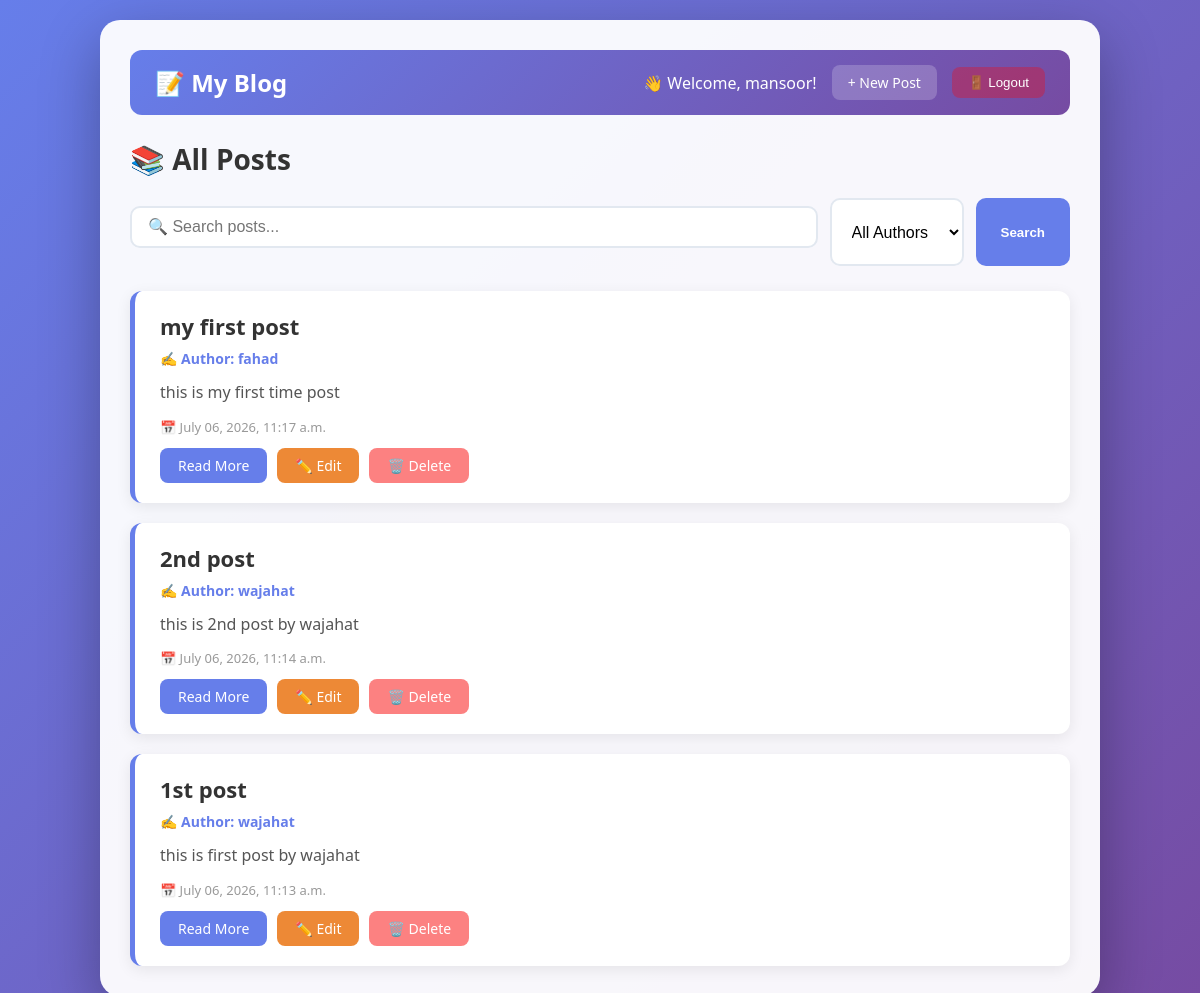
The page / (signed in) on the database its author committed.
### posts/models.py (models this page shows, shortened)
class Post(models.Model):
    title = models.CharField(max_length=200)
    content = models.TextField()
    author=models.ForeignKey(User,on_delete=models.CASCADE,related_name='posts',null=True,blank=True)
    created_at = models.DateTimeField(auto_now_add=True)

### posts/views.py (the view)
# urls.py: path('', PostListView.as_view(),name='home'),
class PostListView(ListView): #all posts
    model=Post
    template_name='posts/home.html'
    context_object_name='posts'
    def get_queryset(self):
        queryset=Post.objects.all()
        search=self.request.GET.get('search') #search
        if search:
            queryset=queryset.filter(title__icontains=search)
        author_id = self.request.GET.get('author')
        if author_id:
            queryset = queryset.filter(author_id=author_id)
        return queryset.order_by('-created_at')
    def get_context_data(self, **kwargs):
        context = super().get_context_data(**kwargs)
        context['authors'] = User.objects.all()
        return context

### blogproj/posts/templates/posts/home.html (shortened to what this page needs)
{% extends 'posts/base.html' %}
{% load static %}
{% block content %}
    <h2 class="page-title">📚 All Posts</h2>
    <form method="GET" action="{% url 'home' %}" class="search-form">
        <input type="text" name="search" placeholder="🔍 Search posts..." value="{{ request.GET.search }}">
        <select name="author">
            <option value="">All Authors</option>
        </select>
        <button type="submit">Search</button>
    </form>
    <div class="posts-grid">
        {% for post in posts %}
            <div class="post">
                <h2>{{ post.title }}</h2>
                <p class="author">✍️ Author: {{ post.author.username }}</p>
                <p class="content">{{ post.content|truncatewords:30 }}</p>
                <p class="meta">📅 {{ post.created_at|date:"F d, Y, h:i a" }}</p>
                <div class="actions">
                    <a href="{% url 'detail' pk=post.pk %}" class="btn btn-primary">Read More</a>
                    {% if user == post.author or user.is_superuser %}
                        <a href="{% url 'edit_post' pk=post.pk %}" class="btn btn-warning">✏️ Edit</a>
                        <a href="{% url 'delete_post' pk=post.pk %}" class="btn btn-danger">🗑️ Delete</a>
                    {% endif %}
                </div>
            </div>
        {% empty %}
            <p>No posts yet. <a href="{% url 'create_post' %}">Create one</a></p>
        {% endfor %}
    </div>
{% endblock %}

### blogproj/posts/templates/posts/base.html (shortened to what this page needs)
{% load static %}
<!DOCTYPE html>
<html>
<head>
    <link rel="stylesheet" type="text/css" href="{% static 'posts/style.css' %}">
</head>
<body>
    <div class="container">
        <div class="nav">
            <h1>📝 My Blog</h1>
            <div class="nav-right">
                {% if user.is_authenticated %}
                    <span class="welcome">👋 Welcome, {{ user.username }}!</span>
                    <a href="{% url 'create_post' %}" class="btn btn-primary" style="background: rgba(255,255,255,0.2);">+ New Post</a>
                    <form action="{% url 'logout' %}" method="POST" style="display: inline; margin: 0;">
                        <button type="submit" class="logout-btn">🚪 Logout</button>
                    </form>
                {% else %}
                    <a href="{% url 'login' %}">🔑 Login</a>
                {% endif %}
            </div>
        </div>
        {% block content %}{% endblock %}
    </div>
</body>
</html>

### posts/static/posts/style.css (style rules this page uses)
* { margin: 0; padding: 0; box-sizing: border-box; }
body { font-family: 'Segoe UI', Tahoma, Geneva, Verdana, sans-serif; background: linear-gradient(135deg, #667eea 0%, #764ba2 100%); min-height: 100vh; padding: 20px; }
.container { max-width: 1000px; margin: 0 auto; background: rgba(255, 255, 255, 0.95); padding: 30px; border-radius: 20px; box-shadow: 0 20px 60px rgba(0,0,0,0.3); }
.nav { display: flex; justify-content: space-between; align-items: center; background: linear-gradient(135deg, #667eea 0%, #764ba2 100%); padding: 15px 25px; border-radius: 12px; color: white; margin-bottom: 25px; flex-wrap: wrap; }
.nav h1 { font-size: 24px; margin: 0; color: white; }
.nav-right { display: flex; align-items: center; gap: 15px; flex-wrap: wrap; }
.nav a { color: white; text-decoration: none; padding: 8px 16px; border-radius: 8px; background: rgba(255,255,255,0.15); transition: background 0.3s; font-weight: 500; }
.nav .logout-btn { background: rgba(255, 0, 0, 0.3); border: none; color: white; padding: 8px 16px; border-radius: 8px; cursor: pointer; font-weight: 500; }
.nav .welcome { color: white; font-weight: 500; }
.btn { display: inline-block; padding: 8px 18px; border: none; border-radius: 8px; text-decoration: none; font-weight: 500; font-size: 14px; cursor: pointer; transition: all 0.3s; }
.btn-primary { background: #667eea; color: white; }
.btn-warning { background: #ed8936; color: white; }
.btn-danger { background: #fc8181; color: white; }
.search-form { display: flex; gap: 12px; margin: 20px 0 25px 0; flex-wrap: wrap; }
.search-form input[type="text"] { flex: 1; padding: 10px 16px; border: 2px solid #e2e8f0; border-radius: 10px; font-size: 16px; min-width: 150px; }
.search-form select { padding: 10px 16px; border: 2px solid #e2e8f0; border-radius: 10px; font-size: 16px; background: white; min-width: 130px; }
.search-form button { padding: 10px 25px; background: #667eea; color: white; border: none; border-radius: 10px; font-weight: 600; cursor: pointer; }
.posts-grid { display: flex; flex-direction: column; gap: 20px; margin-top: 20px; }
.post { background: white; padding: 20px 25px; border-radius: 12px; box-shadow: 0 4px 15px rgba(0,0,0,0.08); border-left: 5px solid #667eea; transition: transform 0.3s, box-shadow 0.3s; }
.post h2 { color: #333; font-size: 22px; margin-bottom: 8px; }
.post .author { color: #667eea; font-weight: 600; font-size: 14px; }
.post .content { color: #555; margin: 12px 0; line-height: 1.6; }
.post .meta { color: #999; font-size: 13px; margin-bottom: 12px; }
.post .actions { display: flex; gap: 10px; flex-wrap: wrap; margin-top: 10px; }
.page-title { color: #333; font-size: 28px; margin-bottom: 20px; }
form input, form textarea { width: 100%; padding: 12px 16px; margin: 8px 0 18px 0; border: 2px solid #e2e8f0; border-radius: 10px; font-size: 16px; transition: border 0.3s; }

### rows shown on the page
Post: title "my first post", author.username "fahad", content "this is my first time post", created_at "July 06, 2026, 11:17 a.m.", shows "✏️ Edit"
Post: title "2nd post", author.username "wajahat", content "this is 2nd post by wajahat", created_at "July 06, 2026, 11:14 a.m.", shows "✏️ Edit"
Post: title "1st post", author.username "wajahat", content "this is first post by wajahat", created_at "July 06, 2026, 11:13 a.m.", shows "✏️ Edit"

### other values the page prints
{{ user.username }} "mansoor"
